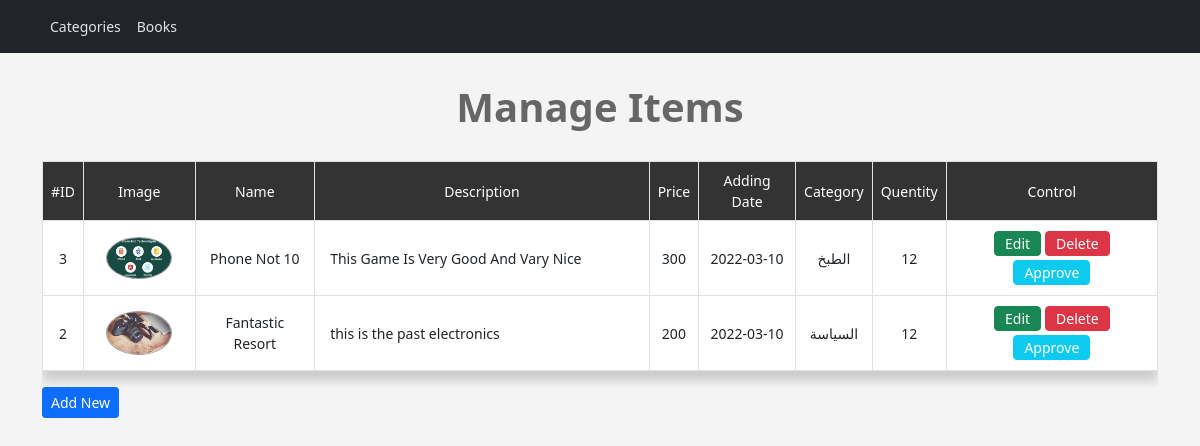
The page /dashboard/items.php on the database its author committed.
### tables this page shows
CREATE TABLE `items` (
  `ItemID` int(11) NOT NULL,
  `Name` varchar(255) NOT NULL,
  `Description` varchar(255) NOT NULL,
  `Price` varchar(255) NOT NULL,
  `Date` date NOT NULL,
  `quentity` varchar(255) NOT NULL,
  `image` varchar(255) NOT NULL,
  `Status` int(11) NOT NULL DEFAULT 0,
  `cat_id` int(255) NOT NULL
);

CREATE TABLE `categories` (
  `ID` int(11) NOT NULL,
  `Name` varchar(255) NOT NULL,
  `Approve` int(11) NOT NULL DEFAULT 0
);

### dashboard/database.php (called while the page is built, shortened)
<?php
class Database{
    public $host = "localhost";
    public $user = "root";
    public $password = "";
    public $dbName = "products2";
    public $db;
    public function dbConnection(){
        $this->db = new MySqli($this->host, $this->user, $this->password, $this->dbName);
    }
     public function getItems($key = ''){
        $stmt = "SELECT items.*, categories.Name AS Category_Name FROM items JOIN categories ON categories.ID = items.cat_id $key ORDER BY ItemID DESC";
        $result = $this->db->query($stmt);
        if($result){
            return $result;
        }else{
            return false;
        }
    }
}
?>

### dashboard/items.php (the view, shortened to what this page needs)
<?php
include 'init.php';
include 'database.php';
$db = new Database();
$do = isset($_GET['do']) ? $_GET['do'] : 'Manage';
if($do == 'Manage'){
    $rows = $db->getItems("");
    ?>
    <h1 class='text-center'>Manage Items</h1>
    <div class='container'>
        <div class="table-responsive">
            <table class="main-table text-center manage-members  table table-bordered">
                <tr>
                    <td>#ID</td>
                    <td>Image</td>
                    <td>Name</td>
                    <td>Description</td>
                    <td>Price</td>
                    <td>Adding Date</td>
                    <td>Category</td>
                    <td>Quentity</td>
                    <td>Control</td>
                </tr>
                <?php
                    while($item = mysqli_fetch_assoc($rows)){
                        echo "<tr>".
                                    "<td>" . $item['ItemID'].
                                    "</td><td class='avatar-img'>";
                                if(empty($item['image'])){
                                    echo "<img src='layout/image/img.jpg' alt=''>";
                                }else{
                                    echo "<img src='upload/images/" . $item['image'] ."' alt=''>";
                                }
                                echo "</td><td>" . $item['Name'] .
                                    "<td class='td-decription'>" . $item['Description'] .
                                    "<td>" . $item['Price'] .
                                    "<td>" . $item['Date'] .
                                    "<td>" . $item['Category_Name'] .
                                    "<td>" . $item['quentity'] .
                                    "<td>" .
                                            "<a href='items.php?do=Edit&itemid=" . $item['ItemID'] . "'
                                                class='btn btn-success'><i class='fa fa-edit'></i> Edit</a>".
                                            "<a href='items.php?do=Delete&itemid=" . $item['ItemID'] . "'
                                                class='btn btn-danger confirm'>
                                                <i class='fa fa-close'></i> Delete</a>";
                                            if($item['Status'] == 0){
                                                echo "<a href='items.php?do=Approve&itemid=" . $item['ItemID'] . "'
                                                        class='btn btn-info activate'>
                                                        <i class='fa fa-check'></i> Approve</a>";
                                            }
                        echo "</tr>";
                    }
                ?>
            </table>
        </div>
        <a href="items.php?do=Add" class="btn btn-sm btn-primary"><i class="fa fa-plus"></i> Add New</a>
    </div>
    <?php
}else{
    $TheMsg = '<div class="alert alert-danger">This ID Is Not Exist</div>';
    redirectHome($TheMsg);
}
include $tepl . 'footer.php';
?>

### dashboard/layout/css/control.css (style rules this page uses)
body { background-color: #F4F4F4; font-size: 14px; }
a { text-decoration: none; }
h1 { margin: 30px 0px; font-weight: bold; color: #00000094; }
.manage-members .avatar-img { max-width: 10%; width: 10%; max-height: 10%; }
.manage-members img { width: 70%; border-radius: 50%; border: 1px solid #a39e9e; }
.main-table { box-shadow: 0px 10px 10px #CCC; }
.main-table td { background-color: #FFF; vertical-align: middle; }
.main-table tr:first-child td { background-color: #333; color: #FFF; }
.main-table .btn { padding: 1px 10px; font-size: 1em; margin: 2px; }
.activate { color: #FFF; margin-left: 5px; }
.main-table .td-decription { width: 30%; text-align: left; padding: 15px; }

### rows shown on the page
items: ItemID "3", image (picture), Name "Phone Not 10", Description "This Game Is Very Good And Vary Nice", Price "300", Date "2022-03-10", categories.Name "الطبخ", quentity "12"
items: ItemID "2", image (picture), Name "Fantastic Resort", Description "this is the past electronics", Price "200", Date "2022-03-10", categories.Name "السياسة", quentity "12"
